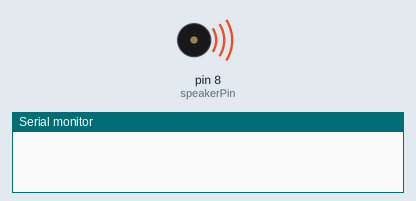
Simulated run of this sketch. Board: Arduino Uno, built with avr-gcc and run on an emulated ATmega328P. On the bench: buzzer (waves = sounding), the last lines printed to the serial monitor.

Above: at 0.05 s.
At 2.43 s:
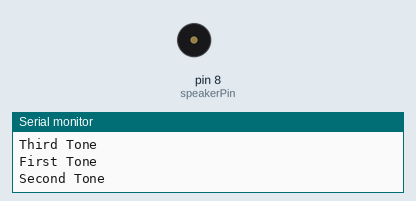
Timing chart, 0 to 3.0 s (numbered marks = the images above):
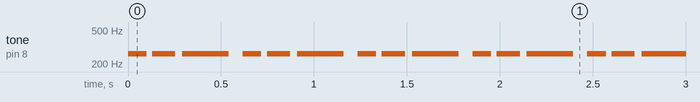

The sketch:

SimpleSpeaker.ino
```cpp
/*
SPEAKER
Attach the + of the speaker with a 220 Ohm resistor to pin 8 on Arduino
Attach the - of the speaker to GND
*/

#define NOTE_C4  262
int speakerPin = 8;
bool play = true;

void setup(){
  // initialize serial communication:
  Serial.begin(9600);
}

void loop(){

  if (play== true){
      playTone(NOTE_C4, 10);
      Serial.println("First Tone");
      playTone(NOTE_C4, 8);
      Serial.println("Second Tone");
      playTone(NOTE_C4, 4);
      Serial.println("Third Tone");
  }
}

void playTone(int note, int noteDuration){
    // to calculate the note duration, take one second divided by the note type.
    //e.g. quarter note = 1000 / 4, eighth note = 1000/8, etc.

    int duration = 1000/noteDuration;
    tone(speakerPin, note,duration);

    // to distinguish the notes, set a minimum time between them.
    // the note's duration + 30% seems to work well:
    int pauseBetweenNotes = duration * 1.30;
    delay(pauseBetweenNotes);
    // stop the tone playing:
    noTone(speakerPin);
}
```

Measured:
- by itself, tone on pin 8 (speakerPin): repeats every 0.62 s: silent 0.03 s, 262 Hz 0.13 s, silent 0.04 s, 262 Hz 0.25 s, silent 0.08 s, 262 Hz 0.10 s
